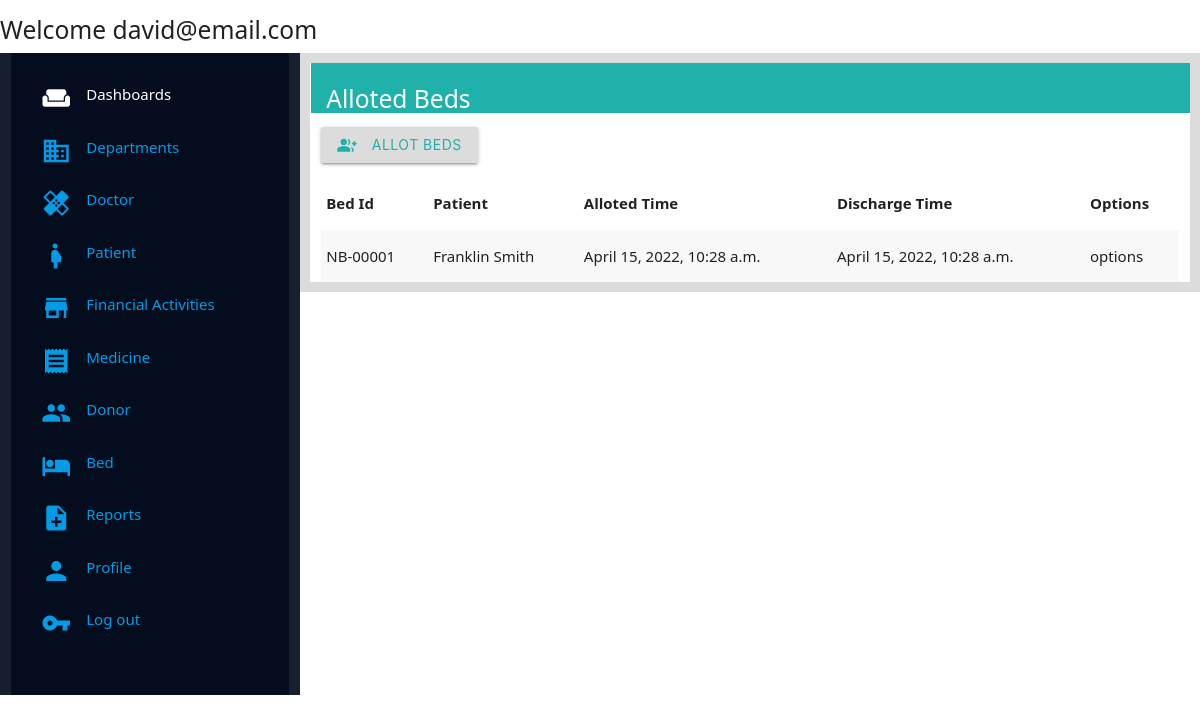
Before: /management/beds/ (signed in) with the older database file.
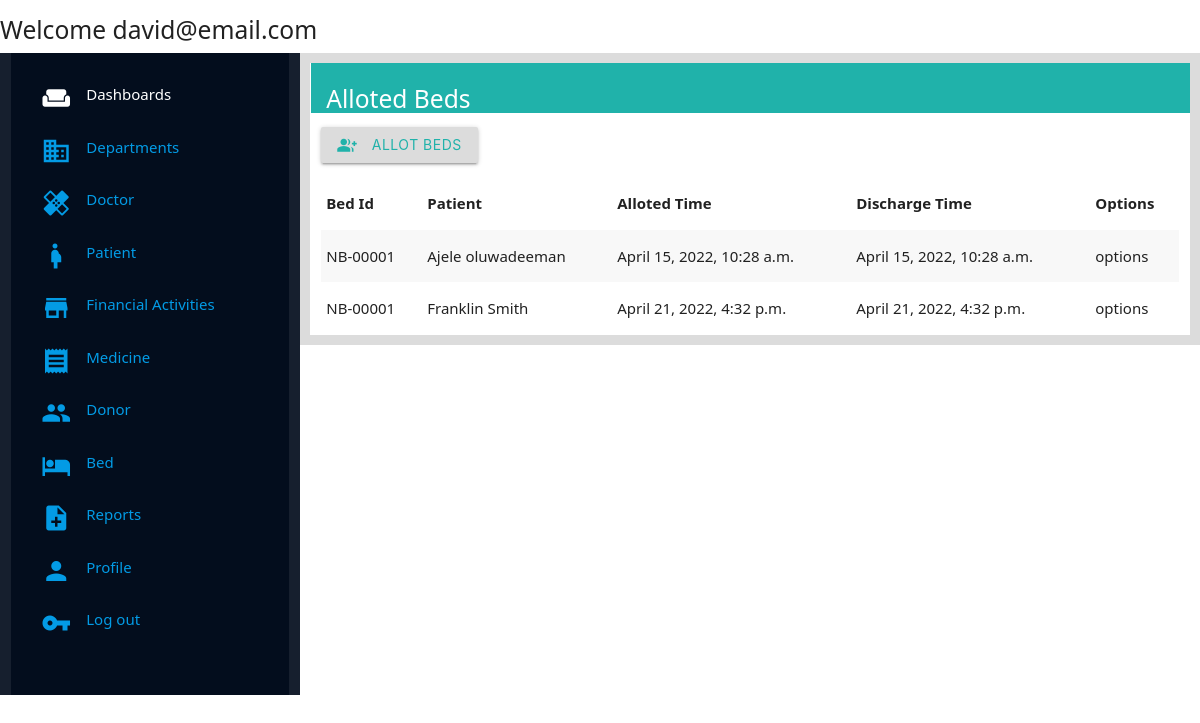
After: the same page with the newer database file.
### management/models.py (models this page shows, shortened)
class Alloted_Beds(models.Model):
    Bed_id = models.ForeignKey(Room,on_delete=models.CASCADE,null=True, blank=True)
    Alloted_patient = models.ForeignKey(Patient, on_delete=models.CASCADE)
    Alloted_time = models.DateTimeField(auto_now_add=True,null=True, blank=True)

class Room(models.Model):
    Room_location = models.CharField(max_length=250, null=True,blank=True)
    Room_ID = models.CharField(max_length=100, null=True, blank=True, unique=True)
    Room_availability = models.BooleanField(default=True)

class Patient(models.Model):
    Patient_id = models.CharField(unique=True, max_length=200, default="Please Update",null=True,blank=True)
    Patient_lastname = models.CharField(max_length=250,null=True, blank=True)
    Patient_firstname = models.CharField(max_length=250,null=True, blank=True)
    Patient_email_address = models.EmailField(max_length=250, null=True, blank=True, default="Null_provided@email.com")
    Patient_phone_number = models.CharField(max_length=120, null=True, blank=True)
    Patient_address = models.CharField(max_length=350,null=True,blank=True)
    Patient_doctor = models.ForeignKey(Doctor,on_delete=models.CASCADE, related_name="patient_doctor")
    Patient_blood_group = models.CharField(max_length=200, default="Please Update")
    Patient_blood_genotype = models.CharField(max_length=200, default="Please Update")
    Patient_age = models.IntegerField(null=True,blank=True)
    Patient_gender = models.CharField(max_length=25, choices=GENDER,default="UNDECIDED")
    Patient_room = models.ForeignKey(Room, on_delete=models.CharField, null=True, blank=True)

### management/views.py (the view)
# urls.py: path('beds/',views.beds_page, name="beds_page"),
@login_required(login_url=welcome_page)
def beds_page(request):
    alloted_beds = Alloted_Beds.objects.all()
    context = {
        'alloted_beds':alloted_beds
    }
    return render(request,'management/Pages/beds_page.html',context)

### management/templates/management/Pages/beds_page.html
{% extends 'management/index.html' %}
{% load static %}
{% block content %}
<div class="wrapper">
    <div class="title-holder">
        <h5 class="title">Alloted Beds</h5>
    </div>
    <div class="body-wrapper">
        <button class="btn add-btn"><i class="small material-icons left">group_add</i> Allot Beds</button>
    </div>
    <div class="display-list">
        <table class="striped">
        <thead>
          <tr>
              <th>Bed Id</th>
              <th>Patient</th>
              <th>Alloted Time</th>
              <th>Discharge Time</th>
              <th>Options</th>
          </tr>
        </thead>
        <tbody>
          {% for alloted_bed in alloted_beds %}
          <tr>
            <td>{{alloted_bed.Bed_id.Room_ID}}</td>
            <td>{{alloted_bed.Alloted_patient.Patient_lastname}} {{alloted_bed.Alloted_patient.Patient_firstname}}</td>
            <td>{{alloted_bed.Alloted_time}}</td>
            <td>{{alloted_bed.Alloted_time}}</td>
            <td>options</td>
          </tr>
          {% endfor %}
        </tbody>
      </table>
    </div>
</div>
{% endblock content %}

Changed rows visible on the page:
changed Alloted_Beds: Alloted_patient.Patient_lastname "Franklin" → "Ajele"; Alloted_patient.Patient_firstname "Smith" → "oluwadeeman"
added Alloted_Beds: Bed_id.Room_ID "NB-00001", Alloted_patient.Patient_lastname "Franklin", Alloted_patient.Patient_firstname "Smith", Alloted_time "April 21, 2022, 4:32 p.m."
